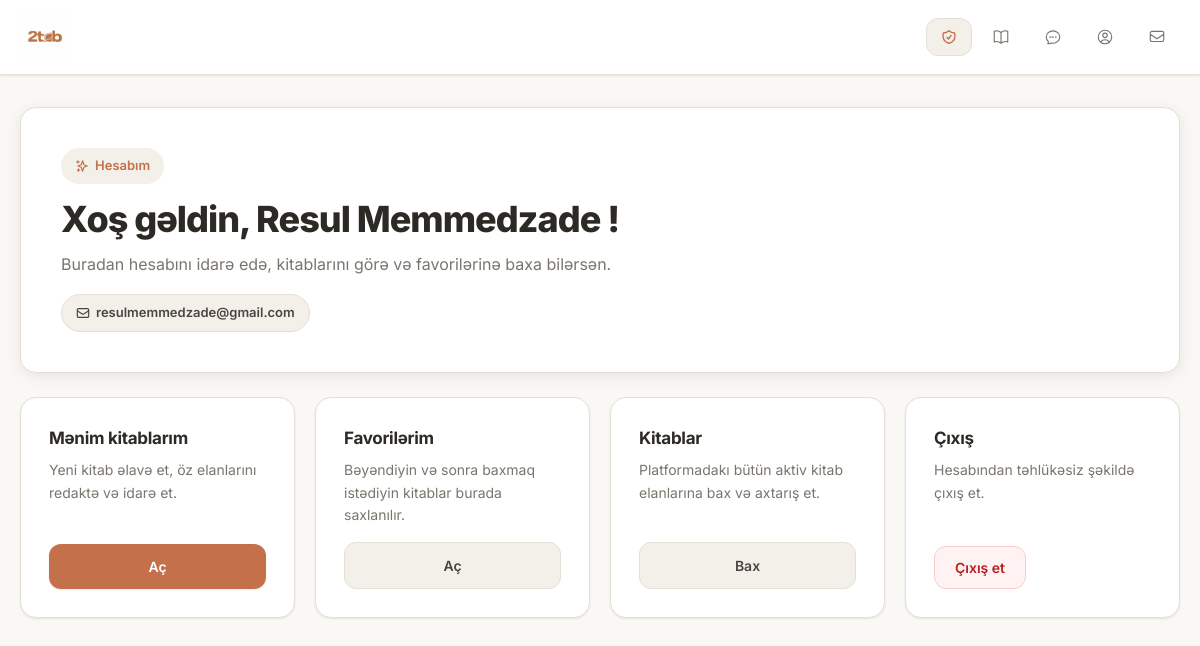
The page /panel/ (signed in) on the database its author committed.
### accounts/models.py (models this page shows, shortened)
class CustomUser(AbstractUser):
    username = None
    name = models.CharField(max_length=25)
    email = models.EmailField(unique=True)
    phone_number = models.CharField(
        max_length=20,
        blank=True
    )
    profile_picture = models.ImageField(
        upload_to="profile_pics/",
        blank=True
    )
    password_change_count = models.PositiveSmallIntegerField(
        default=0
    )
    password_change_period_start = models.DateField(
        null=True,
        blank=True
    )
    USERNAME_FIELD = "email"
    REQUIRED_FIELDS = ["name"]
    objects = CustomUserManager()

### accounts/views.py (the view)
# urls.py: path('', dashboard, name='dashboard'),
@login_required
def dashboard(request):
    return render(request, 'accounts'
    '/dashboard.html')

### accounts/context_processors.py (called while the page is built)
def unread_message_count(request):
    if not request.user.is_authenticated:
        return {'unread_message_count': 0}
    count = Message.objects.filter(
        conversation__participants=request.user,
        read_at__isnull=True
    ).exclude(sender=request.user).count()
    return {'unread_message_count': count}

### templates/accounts/dashboard.html (shortened to what this page needs)
{% load static %}
<!DOCTYPE html>
<html lang="az">
<head>
</head>
<body>
    {% include 'includes/topbar.html' %}
    <div class="container">
        <div class="hero-card">
            <div class="welcome-badge">
                <svg
                    xmlns="http://www.w3.org/2000/svg"
                    width="14"
                    height="14"
                    fill="none"
                    viewBox="0 0 24 24"
                    stroke="currentColor"
                    stroke-width="2"
                >
                    <path
                        stroke-linecap="round"
                        stroke-linejoin="round"
                        d="M5 3v4M3 5h4M6 17v4m-2-2h4m5-16l2.286 6.857L21 12l-5.714 2.143L13 21l-2.286-6.857L5 12l5.714-2.143L13 3z"
                    />
                </svg>
                Hesabım
            </div>
            <h1>
                Xoş gəldin,
{% if request.user.name %}
    {{ request.user.name }}
{% else %}
    İstifadəçi
{% endif %}
                !
            </h1>
            <p>
                Buradan hesabını idarə edə,
                kitablarını görə və
                favorilərinə baxa bilərsən.
            </p>
            {% if request.user.email %}
                <div class="email-badge">
                    {{ request.user.email }}
                </div>
            {% endif %}
        </div>
        <div class="grid">
            <div class="card">
                <h3>
                    Mənim kitablarım
                </h3>
                <p>
                    Yeni kitab əlavə et,
                    öz elanlarını redaktə və
                    idarə et.
                </p>
                <a
                    href="{% url 'my_books' %}"
                    class="btn btn-primary"
                >
                    Aç
                </a>
            </div>
            <div class="card">
                <h3>
                    Favorilərim
                </h3>
                <p>
                    Bəyəndiyin və sonra baxmaq
                    istədiyin kitablar burada
                    saxlanılır.
                </p>
                <a
                    href="{% url 'favourite_books' %}"
                    class="btn btn-secondary"
                >
                    Aç
                </a>
            </div>
            <div class="card">
                <h3>
                    Kitablar
                </h3>
                <p>
                    Platformadakı bütün aktiv
                    kitab elanlarına bax və
                    axtarış et.
                </p>
                <a
                    href="{% url 'book_list' %}"
                    class="btn btn-secondary"
                >
                    Bax
                </a>
            </div>
            <div class="card">
                <h3>
                    Çıxış
                </h3>
                <p>
                    Hesabından təhlükəsiz
                    şəkildə çıxış et.
                </p>
                <form
                    method="POST"
                    action="{% url 'logout' %}"
                    class="logout-form"
                >
                    <button
                        type="submit"
                        class="btn btn-danger"
                    >
                        Çıxış et
                    </button>
                </form>
            </div>
        </div>
    </div>
</body>
</html>

### templates/accounts/dashboard.html (style rules this page uses)
:root { --background: #faf8f5; --foreground: #2d2a26; --card: #ffffff; --card-foreground: #2d2a26; --primary: #c4704b; --primary-hover: #b5613c; --primary-foreground: #ffffff; --secondary: #f3efe9; --secondary-hover: #e8e2d9; --secondary-foreground: #4a4540; --muted: #f0ebe4; --muted-foreground: #7a756d; --border: #e5dfd6; --accent: #6b8f71; --radius: 16px; --radius-sm: 12px; --shadow-sm: 0 1px 3px rgba(45, 42, 38, 0.04), 0 1px 2px rgba(45, 42, 38, 0.06); --shadow: 0 4px 20px rgba(45, 42, 38, 0.06), 0 2px 8px rgba(45, 42, 38, 0.04); }
* { box-sizing: border-box; margin: 0; padding: 0; }
body { font-family: 'Inter', -apple-system, BlinkMacSystemFont, sans-serif; background: var(--background); color: var(--foreground); line-height: 1.5; -webkit-font-smoothing: antialiased; }
.container { max-width: 1200px; margin: 32px auto; padding: 0 20px; }
.hero-card { background: var(--card); border: 1px solid var(--border); border-radius: var(--radius); padding: 40px; box-shadow: var(--shadow); margin-bottom: 24px; }
.welcome-badge { display: inline-flex; align-items: center; gap: 6px; background: var(--secondary); color: var(--primary); border-radius: 999px; padding: 8px 14px; font-size: 13px; font-weight: 600; margin-bottom: 16px; }
.hero-card h1 { font-size: 36px; font-weight: 800; color: var(--foreground); line-height: 1.1; letter-spacing: -1px; margin-bottom: 12px; }
.hero-card p { color: var(--muted-foreground); font-size: 16px; line-height: 1.7; max-width: 560px; }
.email-badge { display: inline-flex; align-items: center; gap: 6px; margin-top: 16px; padding: 8px 14px; border-radius: 999px; background: var(--secondary); color: var(--secondary-foreground); font-size: 13px; font-weight: 600; border: 1px solid var(--border); }
.grid { display: grid; grid-template-columns: repeat(auto-fit, minmax(240px, 1fr)); gap: 20px; }
.card { background: var(--card); border-radius: var(--radius); padding: 28px; border: 1px solid var(--border); box-shadow: var(--shadow-sm); display: flex; flex-direction: column; gap: 8px; transition: all 0.25s ease; }
.card h3 { font-size: 17px; font-weight: 700; color: var(--foreground); letter-spacing: -0.3px; }
.card p { color: var(--muted-foreground); font-size: 14px; line-height: 1.6; flex: 1; margin-bottom: 8px; }
.btn { display: inline-flex; align-items: center; justify-content: center; gap: 8px; text-decoration: none; border: none; border-radius: var(--radius-sm); padding: 12px 20px; font-size: 14px; font-weight: 600; cursor: pointer; transition: all 0.2s ease; font-family: inherit; }
.btn-primary { background: var(--primary); color: var(--primary-foreground); box-shadow: var(--shadow-sm); }
.btn-secondary { background: var(--secondary); color: var(--secondary-foreground); border: 1px solid var(--border); }
.btn-danger { background: #fef2f2; color: #b91c1c; border: 1px solid #fecaca; }
.logout-form { margin: 0; }

### rows shown on the page
CustomUser: user.name "Resul Memmedzade", user.email "resulmemmedzade@gmail.com"
